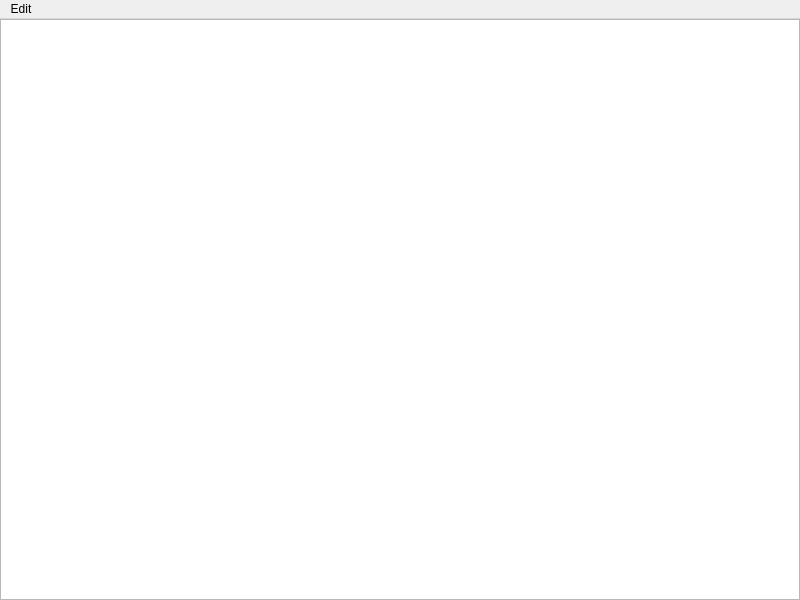
<?xml version="1.0" encoding="UTF-8"?>
<ui version="4.0">
 <class>FDYNMessageWindow</class>
 <widget class="QMainWindow" name="FDYNMessageWindow">
  <property name="geometry">
   <rect>
    <x>0</x>
    <y>0</y>
    <width>800</width>
    <height>600</height>
   </rect>
  </property>
  <property name="windowTitle">
   <string>Messages</string>
  </property>
  <widget class="QWidget" name="centralwidget">
   <layout class="QVBoxLayout" name="verticalLayout">
    <property name="spacing">
     <number>0</number>
    </property>
    <property name="leftMargin">
     <number>0</number>
    </property>
    <property name="topMargin">
     <number>0</number>
    </property>
    <property name="rightMargin">
     <number>0</number>
    </property>
    <property name="bottomMargin">
     <number>0</number>
    </property>
    <item>
     <widget class="QPlainTextEdit" name="messageWidget">
      <property name="sizePolicy">
       <sizepolicy hsizetype="Minimum" vsizetype="Minimum">
        <horstretch>0</horstretch>
        <verstretch>0</verstretch>
       </sizepolicy>
      </property>
      <property name="minimumSize">
       <size>
        <width>200</width>
        <height>100</height>
       </size>
      </property>
      <property name="readOnly">
       <bool>true</bool>
      </property>
     </widget>
    </item>
   </layout>
  </widget>
  <widget class="FDYNMenuBar" name="menubar">
   <property name="geometry">
    <rect>
     <x>0</x>
     <y>0</y>
     <width>800</width>
     <height>29</height>
    </rect>
   </property>
   <property name="nativeMenuBar">
    <bool>false</bool>
   </property>
   <widget class="QMenu" name="menuEdit">
    <property name="title">
     <string>Edit</string>
    </property>
    <addaction name="actionClear"/>
   </widget>
   <addaction name="menuEdit"/>
  </widget>
  <action name="actionClear">
   <property name="icon">
    <iconset resource="../../FDYNUI.qrc">
     <normaloff>:/img/16/edit-clear.png</normaloff>:/img/16/edit-clear.png</iconset>
   </property>
   <property name="text">
    <string>Clear</string>
   </property>
  </action>
 </widget>
 <customwidgets>
  <customwidget>
   <class>FDYNMenuBar</class>
   <extends>QMenuBar</extends>
   <header>Widgets/MenuBar/FDYNMenuBar.h</header>
  </customwidget>
 </customwidgets>
 <resources>
  <include location="../../FDYNUI.qrc"/>
 </resources>
 <connections>
  <connection>
   <sender>actionClear</sender>
   <signal>triggered()</signal>
   <receiver>messageWidget</receiver>
   <slot>clear()</slot>
   <hints>
    <hint type="sourcelabel">
     <x>-1</x>
     <y>-1</y>
    </hint>
    <hint type="destinationlabel">
     <x>399</x>
     <y>309</y>
    </hint>
   </hints>
  </connection>
 </connections>
</ui>
